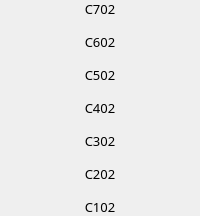
                            <widget class="QFrame" name="frame_67">
                             <property name="frameShape">
                              <enum>QFrame::NoFrame</enum>
                             </property>
                             <property name="frameShadow">
                              <enum>QFrame::Raised</enum>
                             </property>
                             <layout class="QVBoxLayout" name="verticalLayout_71">
                              <property name="spacing">
                               <number>15</number>
                              </property>
                              <property name="leftMargin">
                               <number>0</number>
                              </property>
                              <property name="topMargin">
                               <number>0</number>
                              </property>
                              <property name="rightMargin">
                               <number>0</number>
                              </property>
                              <property name="bottomMargin">
                               <number>0</number>
                              </property>
                              <item>
                               <widget class="QLabel" name="label_c702">
                                <property name="font">
                                 <font>
                                  <family>Mitr SemiBold</family>
                                  <pointsize>10</pointsize>
                                 </font>
                                </property>
                                <property name="text">
                                 <string>C702</string>
                                </property>
                                <property name="alignment">
                                 <set>Qt::AlignCenter</set>
                                </property>
                               </widget>
                              </item>
                              <item>
                               <widget class="QLabel" name="label_c602">
                                <property name="font">
                                 <font>
                                  <family>Mitr SemiBold</family>
                                  <pointsize>10</pointsize>
                                 </font>
                                </property>
                                <property name="text">
                                 <string>C602</string>
                                </property>
                                <property name="alignment">
                                 <set>Qt::AlignCenter</set>
                                </property>
                               </widget>
                              </item>
                              <item>
                               <widget class="QLabel" name="label_c502">
                                <property name="font">
                                 <font>
                                  <family>Mitr SemiBold</family>
                                  <pointsize>10</pointsize>
                                 </font>
                                </property>
                                <property name="text">
                                 <string>C502</string>
                                </property>
                                <property name="alignment">
                                 <set>Qt::AlignCenter</set>
                                </property>
                               </widget>
                              </item>
                              <item>
                               <widget class="QLabel" name="label_c402">
                                <property name="font">
                                 <font>
                                  <family>Mitr SemiBold</family>
                                  <pointsize>10</pointsize>
                                 </font>
                                </property>
                                <property name="text">
                                 <string>C402</string>
                                </property>
                                <property name="alignment">
                                 <set>Qt::AlignCenter</set>
                                </property>
                               </widget>
                              </item>
                              <item>
                               <widget class="QLabel" name="label_c302">
                                <property name="font">
                                 <font>
                                  <family>Mitr SemiBold</family>
                                  <pointsize>10</pointsize>
                                 </font>
                                </property>
                                <property name="text">
                                 <string>C302</string>
                                </property>
                                <property name="alignment">
                                 <set>Qt::AlignCenter</set>
                                </property>
                               </widget>
                              </item>
                              <item>
                               <widget class="QLabel" name="label_c202">
                                <property name="font">
                                 <font>
                                  <family>Mitr SemiBold</family>
                                  <pointsize>10</pointsize>
                                 </font>
                                </property>
                                <property name="text">
                                 <string>C202</string>
                                </property>
                                <property name="alignment">
                                 <set>Qt::AlignCenter</set>
                                </property>
                               </widget>
                              </item>
                              <item>
                               <widget class="QLabel" name="label_c102">
                                <property name="font">
                                 <font>
                                  <family>Mitr SemiBold</family>
                                  <pointsize>10</pointsize>
                                 </font>
                                </property>
                                <property name="text">
                                 <string>C102</string>
                                </property>
                                <property name="alignment">
                                 <set>Qt::AlignCenter</set>
                                </property>
                               </widget>
                              </item>
                             </layout>
                            </widget>
